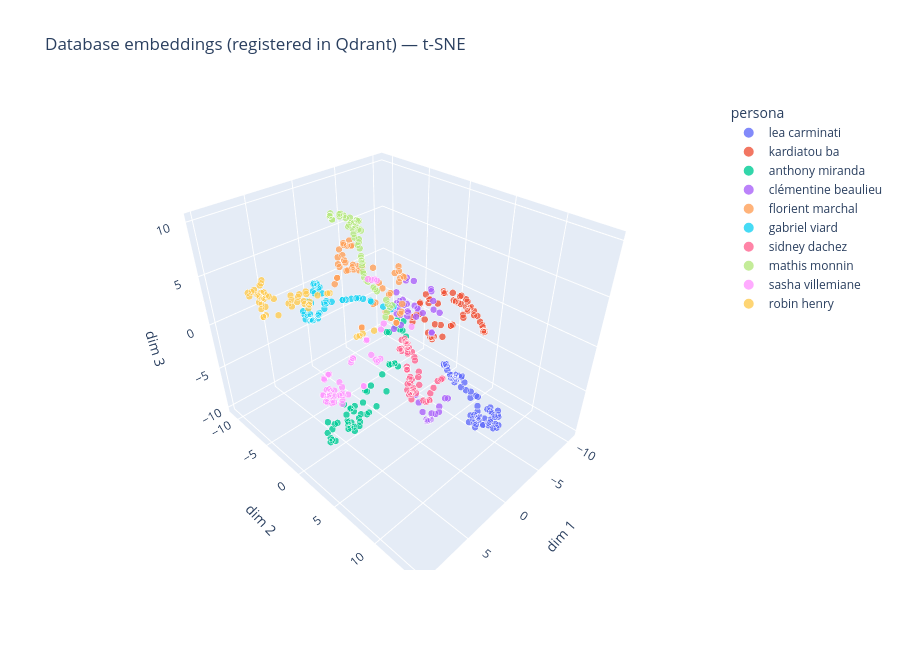

The code cell stored with this chart in its notebook:
### Markdown cell above
## Databse embedding visualisations

Before evaluatin, we inspect the reference embedding stored in Qdrant. The vectors (10 identities) are projected from 512D to 3D with t-SNE (cosine metric, matching the search space). Compact, well-separated clusters per identity indicate that the enrolement embeddings are discriminative.

### Code cell
X_db, y_db = fetch_db_vectors(client, COLLECTION)
print(f"Database : {len(X_db)} vectors, {len(set(y_db))} identities")

# t-SNE with cosine metric, consistent with the ArcFace search space.
# (PCA would also be defensible on such a small set, but t-SNE makes the
# per-identity clusters far easier to inspect visually.)

_ = plot_embeddings_3d(X_db, y_db, method="tsne",
                       title="Database embeddings (registered in Qdrant) t-SNE")

### Figure 1 — Plotly figure (JSON) as saved in the notebook; plotly's stock layout.template omitted (floating-point values rounded to 4 significant figures)
{"data": [{"hovertemplate": "<b>%{hovertext}</b><br><br>persona=lea carminati<br>dim 1=%{x}<br>dim 2=%{y}<br>dim 3=%{z}<extra></extra>", "hovertext": ["lea carminati", "lea carminati", "lea carminati", "lea carminati", "lea carminati", "lea carminati", "lea carminati", "lea carminati", "lea carminati", "lea carminati", "lea carminati", "lea carminati", "lea carminati", "lea carminati", "lea carminati", "lea carminati", "lea carminati", "lea carminati", "lea carminati", "lea carminati", "lea carminati", "lea carminati", "lea carminati", "lea carminati", "lea carminati", "lea carminati", "lea carminati", "lea carminati", "lea carminati", "lea carminati", "lea carminati", "lea carminati", "lea carminati", "lea carminati", "lea carminati", "lea carminati", "lea carminati", "lea carminati", "lea carminati", "lea carminati", "lea carminati", "lea carminati", "lea carminati", "lea carminati", "lea carminati", "lea carminati", "lea carminati", "lea carminati", "lea carminati", "lea carminati", "lea carminati", "lea carminati", "lea carminati", "lea carminati", "lea carminati", "lea carminati", "lea carminati", "lea carminati", "lea carminati"], "legendgroup": "lea carminati", "marker": {"color": "#636efa", "line": {"color": "white", "width": 0.5}, "opacity": 0.8, "size": 4, "symbol": "circle"}, "mode": "markers", "name": "lea carminati", "scene": "scene", "showlegend": true, "type": "scatter3d", "x": [2.471, 0.5245, 2.317, 0.7824, -0.1462, 0.5194, 1.562, 2.955, 2.426, 0.08551, 2.717, 1.142, 0.2366, 1.396, 1.013, 1.459, -0.2513, 0.4182, -0.07453, 0.1725, 1.542, 1.25, 3.443, 2.737, 1.063, 2.858, 2.858, 2.19, 2.517, 2.332, 2.03, 3.077, 1.948, 2.387, -0.2839, -0.2403, 3.521, 3.313, -0.1853, 0.6586, 0.5751, 0.004498, 3.002, 1.204, 1.696, 0.919, -0.1074, 0.2433, -0.2058, -0.1379, 0.09154, 3.492, 1.294, 2.156, 2.6, 2.874, 2.716, 3.542, 2.527], "y": [11.02, 12.74, 12.56, 11.71, 11.91, 12.73, 14.02, 10.95, 11.97, 13.14, 10.56, 8.419, 13.16, 14.04, 12.4, 13.25, 7.976, 7.673, 7.954, 12.35, 13.67, 8.542, 13.38, 11.75, 8.497, 10.79, 10.74, 14.13, 12.94, 13.73, 10.47, 13.39, 10.1, 12.46, 8.252, 8.122, 13.17, 12.78, 9.109, 7.829, 11.48, 10.29, 12.95, 13.64, 13.82, 11.95, 7.973, 11.2, 12.11, 12.89, 7.778, 13.49, 13.23, 10.85, 11.45, 12.8, 13.63, 12.87, 13.43], "z": [2.367, -2.087, 1.298, -2.436, -1.951, -2.299, -1.321, 2.376, 1.504, -1.775, 2.306, 1.39, -1.452, -1.169, -2.534, -1.678, -1.077, 0.4702, -0.6278, -1.605, -0.2949, 1.526, -0.4134, 1.709, 1.164, 2.4, 1.951, -0.867, -0.3511, -0.4919, 1.916, 0.4043, 1.739, 1.388, -1.132, -1.054, 0.3573, 0.272, -1.359, 0.7977, -2.009, -1.654, -0.5678, -1.446, -0.2762, -2.408, -0.6736, -1.809, -1.671, -1.473, -0.1553, -0.01411, -0.4536, 2.156, 2.188, 0.03254, 0.1194, -0.1861, -0.7512]}, {"hovertemplate": "<b>%{hovertext}</b><br><br>persona=kardiatou ba<br>dim 1=%{x}<br>dim 2=%{y}<br>dim 3=%{z}<extra></extra>", "hovertext": ["kardiatou ba", "kardiatou ba", "kardiatou ba", "kardiatou ba", "kardiatou ba", "kardiatou ba", "kardiatou ba", "kardiatou ba", "kardiatou ba", "kardiatou ba", "kardiatou ba", "kardiatou ba", "kardiatou ba", "kardiatou ba", "kardiatou ba", "kardiatou ba", "kardiatou ba", "kardiatou ba", "kardiatou ba", "kardiatou ba", "kardiatou ba", "kardiatou ba", "kardiatou ba", "kardiatou ba", "kardiatou ba", "kardiatou ba", "kardiatou ba", "kardiatou ba", "kardiatou ba", "kardiatou ba", "kardiatou ba", "kardiatou ba", "kardiatou ba", "kardiatou ba", "kardiatou ba", "kardiatou ba", "kardiatou ba", "kardiatou ba", "kardiatou ba", "kardiatou ba", "kardiatou ba", "kardiatou ba", "kardiatou ba", "kardiatou ba", "kardiatou ba", "kardiatou ba", "kardiatou ba", "kardiatou ba", "kardiatou ba", "kardiatou ba", "kardiatou ba", "kardiatou ba", "kardiatou ba", "kardiatou ba", "kardiatou ba", "kardiatou ba", "kardiatou ba", "kardiatou ba", "kardiatou ba", "kardiatou ba"], "legendgroup": "kardiatou ba", "marker": {"color": "#EF553B", "line": {"color": "white", "width": 0.5}, "opacity": 0.8, "size": 4, "symbol": "circle"}, "mode": "markers", "name": "kardiatou ba", "scene": "scene", "showlegend": true, "type": "scatter3d", "x": [-4.821, -6.2, -9.709, -9.803, -9.485, -5.601, -3.923, -8.767, -8.925, -9.809, -9.044, -4.504, -9.834, -10.56, -8.693, -7.668, -8.822, -9.045, -10.55, -4.289, -9.047, -5.078, -2.458, -4.025, -8.736, -3.569, -3.195, -8.848, -5.313, -10.6, -9.626, -10.55, -9.311, -9.116, -2.908, -9.882, -10.52, -7.456, -3.05, -3.886, -10.55, -8.615, -9.04, -4.144, -10.39, -7.484, -9.008, -4.964, -10.06, -8.417, -6.071, -2.948, -9.284, -2.934, -5.148, -9.536, -6.569, -10.05, -2.936, -9.561], "y": [-0.281, -0.05812, 1.723, 2.016, 4.078, 1.612, 0.9273, -0.1968, 4.769, 1.897, 4.765, -0.2958, 2.313, -0.2525, 1.887, 1.852, -0.3621, 4.592, -0.1702, -0.2588, 4.557, 1.053, 1.401, 3.675, -0.3497, 1.183, 3.35, -0.4084, 0.2972, -0.4984, 1.977, 0.1613, 1.807, 2.013, 2.909, 3.122, 1.169, 1.82, 3.209, 0.9175, 0.4855, 0.8848, 1.49, -0.3404, 2.295, 1.822, 4.745, 1.09, 2.024, -0.1117, 0.9681, 3.16, 4.325, 3.352, 0.5004, 2.103, 1.276, 2.617, 3.387, 3.742], "z": [-0.7344, 0.03402, -0.295, -1.517, -2.127, 0.9752, 1.51, -0.01486, -2.127, -1.416, -2.342, -0.77, -0.999, -1.753, 0.624, -2.28, -0.1074, -2.385, -1.765, -0.783, -2.398, 1.413, 0.3604, -0.9699, -0.03572, 0.5732, -0.6976, -0.1618, -1.277, -1.785, -0.4128, -1.737, -1.903, -2.049, -0.3482, -1.675, -1.762, -2.344, -0.7296, 1.415, -1.77, 0.5446, 0.2337, -0.7514, -1.717, -2.314, -2.399, 1.526, -1.341, 0.3788, -1.876, -0.7096, -2.147, -0.6503, 1.687, -1.405, -2.051, -1.901, -0.8161, -1.924]}, {"hovertemplate": "<b>%{hovertext}</b><br><br>persona=anthony miranda<br>dim 1=%{x}<br>dim 2=%{y}<br>dim 3=%{z}<extra></extra>", "hovertext": ["anthony miranda", "anthony miranda", "anthony miranda", "anthony miranda", "anthony miranda", "anthony miranda", "anthony miranda", "anthony miranda", "anthony miranda", "anthony miranda", "anthony miranda", "anthony miranda", "anthony miranda", "anthony miranda", "anthony miranda", "anthony miranda", "anthony miranda", "anthony miranda", "anthony miranda", "anthony miranda", "anthony miranda", "anthony miranda", "anthony miranda", "anthony miranda", "anthony miranda", "anthony miranda", "anthony miranda", "anthony miranda", "anthony miranda", "anthony miranda", "anthony miranda", "anthony miranda", "anthony miranda", "anthony miranda", "anthony miranda", "anthony miranda", "anthony miranda", "anthony miranda", "anthony miranda", "anthony miranda", "anthony miranda", "anthony miranda", "anthony miranda", "anthony miranda", "anthony miranda", "anthony miranda", "anthony miranda", "anthony miranda", "anthony miranda", "anthony miranda"], "legendgroup": "anthony miranda", "marker": {"color": "#00cc96", "line": {"color": "white", "width": 0.5}, "opacity": 0.8, "size": 4, "symbol": "circle"}, "mode": "markers", "name": "anthony miranda", "scene": "scene", "showlegend": true, "type": "scatter3d", "x": [3.07, 8.397, 7.275, 6.695, 7.771, 0.2029, 3.97, 4.886, 0.03229, 9.728, 6.64, 7.109, 7.742, 5.346, 9.131, 0.1319, 9.846, 9.921, 8.165, 7.473, 6.091, 2.348, 3.038, 8.295, 0.5841, 2.747, 5.829, 7.979, 7.614, 9.643, 7.816, 3.637, 5.872, 5.862, 7.419, 8.645, 7.272, 2.029, 8.465, 8.11, 9.578, -0.7129, 0.09159, 0.7886, -0.5467, 8.298, 7.692, 2.385, 9.716, 9.518], "y": [4.069, 4.802, 5.133, 3.691, 5.456, 3.168, 4.14, 4.347, 2.561, 3.864, 4.698, 4.047, 4.763, 4.251, 4.092, 2.368, 4.37, 4.415, 4.572, 4.09, 4.471, 3.962, 4.071, 5.132, 1.476, 4.019, 4.439, 4.328, 3.476, 4.303, 3.976, 4.265, 4.151, 4.338, 5.05, 3.803, 4.972, 4.016, 5.194, 5.255, 4.317, 1.943, 1.767, 1.421, 1.355, 4.734, 4.41, 3.955, 4.799, 3.734], "z": [0.04402, -2.245, -2.066, -2.5, -2.775, 0.9256, -0.4828, -3.268, 1.179, -3.287, -1.506, -2.566, -3.352, -0.7922, -2.586, 1.235, -3.409, -3.769, -2.702, -2.027, -3.284, -0.3619, -0.04892, -2.273, 0.7419, -0.1498, -3.282, -3.271, -1.869, -3.829, -2.528, -2.434, -1.044, -1.047, -2.427, -2.973, -2.983, -0.7991, -2.674, -3.216, -2.662, 1.476, 1.254, 0.8125, 1.361, -3.244, -1.605, -0.3115, -3.497, -2.345]}, {"hovertemplate": "<b>%{hovertext}</b><br><br>persona=clémentine beaulieu<br>dim 1=%{x}<br>dim 2=%{y}<br>dim 3=%{z}<extra></extra>", "hovertext": ["clémentine beaulieu", "clémentine beaulieu", "clémentine beaulieu", "clémentine beaulieu", "clémentine beaulieu", "clémentine beaulieu", "clémentine beaulieu", "clémentine beaulieu", "clémentine beaulieu", "clémentine beaulieu", "clémentine beaulieu", "clémentine beaulieu", "clémentine beaulieu", "clémentine beaulieu", "clémentine beaulieu", "clémentine beaulieu", "clémentine beaulieu", "clémentine beaulieu", "clémentine beaulieu", "clémentine beaulieu", "clémentine beaulieu", "clémentine beaulieu", "clémentine beaulieu", "clémentine beaulieu", "clémentine beaulieu", "clémentine beaulieu", "clémentine beaulieu", "clémentine beaulieu", "clémentine beaulieu", "clémentine beaulieu", "clémentine beaulieu", "clémentine beaulieu", "clémentine beaulieu", "clémentine beaulieu", "clémentine beaulieu", "clémentine beaulieu", "clémentine beaulieu", "clémentine beaulieu", "clémentine beaulieu", "clémentine beaulieu", "clémentine beaulieu", "clémentine beaulieu", "clémentine beaulieu", "clémentine beaulieu", "clémentine beaulieu", "clémentine beaulieu", "clémentine beaulieu", "clémentine beaulieu"], "legendgroup": "clémentine beaulieu", "marker": {"color": "#ab63fa", "line": {"color": "white", "width": 0.5}, "opacity": 0.8, "size": 4, "symbol": "circle"}, "mode": "markers", "name": "clémentine beaulieu", "scene": "scene", "showlegend": true, "type": "scatter3d", "x": [1.201, -1.518, 0.8312, -0.2024, -2.901, -1.364, -3.292, -1.4, -2.038, -1.408, -0.7264, 0.4196, 1.102, 0.5028, -1.915, 0.5686, -1.641, -1.756, -3.062, -1.539, -1.578, 0.9303, 0.518, 0.4155, -2.097, -1.475, -1.71, -2.66, -0.594, 0.02171, -1.984, -1.645, -1.715, 0.7453, -2.571, -1.179, -1.322, 1.183, -1.29, -3.504, -1.689, -3.211, 1.122, -2.396, -3.227, -1.703, 1.144, 1.168], "y": [6.794, 0.3138, 7.403, 7.501, 3.367, 4.683, 2.713, 4.643, 2.292, 3.535, 7.385, 7.419, 6.942, 4.6, 1.251, 4.785, 0.5563, 0.8258, -0.07708, 2.665, 2.432, 5.989, 4.633, 6.596, 0.9867, 0.3232, 1.556, 4.356, 0.9006, 7.101, 0.04804, 1.089, 0.4528, 5.334, 3.737, 1.174, 3.072, 6.687, 1.007, 0.4786, 1.511, 2.847, 6.822, -0.5222, -0.122, -0.2812, 6.809, 7.142], "z": [-5.812, 1.145, -4.796, -3.596, 3.224, 1.276, 3.968, 1.32, 2.37, 2.746, -4.006, -4.193, -5.692, -4.238, 1.124, -4.391, 2.534, 2.724, 3.788, 1.907, 2.898, -5.439, -4.272, -5.546, 2.234, 3.396, 1.766, 2.574, 0.2374, -5.288, 1.518, 2.357, 2.148, -4.857, 2.649, 0.4967, 3.002, -5.715, 1.439, 3.775, 1.864, 3.84, -5.821, 1.506, 3.974, 1.334, -5.722, -5.418]}, {"hovertemplate": "<b>%{hovertext}</b><br><br>persona=florient marchal<br>dim 1=%{x}<br>dim 2=%{y}<br>dim 3=%{z}<extra></extra>", "hovertext": ["florient marchal", "florient marchal", "florient marchal", "florient marchal", "florient marchal", "florient marchal", "florient marchal", "florient marchal", "florient marchal", "florient marchal", "florient marchal", "florient marchal", "florient marchal", "florient marchal", "florient marchal", "florient marchal", "florient marchal", "florient marchal", "florient marchal", "florient marchal", "florient marchal", "florient marchal", "florient marchal", "florient marchal", "florient marchal", "florient marchal", "florient marchal", "florient marchal", "florient marchal", "florient marchal", "florient marchal", "florient marchal", "florient marchal", "florient marchal", "florient marchal", "florient marchal", "florient marchal", "florient marchal", "florient marchal", "florient marchal", "florient marchal", "florient marchal", "florient marchal", "florient marchal", "florient marchal", "florient marchal", "florient marchal", "florient marchal", "florient marchal", "florient marchal"], "legendgroup": "florient marchal", "marker": {"color": "#FFA15A", "line": {"color": "white", "width": 0.5}, "opacity": 0.8, "size": 4, "symbol": "circle"}, "mode": "markers", "name": "florient marchal", "scene": "scene", "showlegend": true, "type": "scatter3d", "x": [4.977, 2.584, 3.584, 1.877, 4.607, 3.054, 4.132, 4.489, 1.854, 1.195, 3.22, 4.075, 4.606, 3.909, 4.962, 4.099, 4.826, 3.728, 5.097, 3.727, 0.3323, -0.7885, -0.1738, 4.648, 4.187, 1.297, 3.843, 4.48, 4.419, 1.299, -0.3506, -0.7922, 3.707, 1.138, 2.759, -0.7275, 0.7506, 0.1768, 1.622, 4.894, 1.68, 0.02307, 0.4318, -0.6808, -0.4018, -0.6906, 3.6, 1.885, 3.096, 1.159], "y": [0.3651, 1.334, 1.286, 3.691, 1.3, 0.8001, 1.326, -0.01526, 3.642, 2.36, 0.954, 1.319, 0.293, -0.1493, 0.6101, 0.7137, 1.373, 0.7389, 0.1851, 0.7199, 1.442, 1.919, 1.924, 0.9604, 0.4058, 2.441, -0.007959, 0.8744, 0.1438, 0.3426, 1.757, 1.705, 0.7894, 0.4424, 0.8522, 1.682, 1.272, 1.799, 1.446, 0.2909, 0.8588, 2.077, 1.372, 1.585, 1.834, 1.92, 0.3974, 3.694, 0.7901, 1.366], "z": [7.441, 6.713, 8.284, 3.39, 8.321, 2.093, 8.601, 8.283, 3.37, 2.935, 7.629, 8.179, 8.21, 8.794, 9.278, 9.97, 8.379, 8.022, 6.854, 9.816, 4.565, 5.806, 6.63, 9.039, 10.1, 2.973, 9.686, 8.764, 9.568, 3.43, 5.472, 3.115, 9.875, 3.535, 7.837, 2.337, 2.83, 6.533, 6.083, 7.36, 7.235, 7.191, 4.422, 2.123, 5.837, 5.933, 10.11, 3.381, 2.125, 5.326]}, {"hovertemplate": "<b>%{hovertext}</b><br><br>persona=gabriel viard<br>dim 1=%{x}<br>dim 2=%{y}<br>dim 3=%{z}<extra></extra>", "hovertext": ["gabriel viard", "gabriel viard", "gabriel viard", "gabriel viard", "gabriel viard", "gabriel viard", "gabriel viard", "gabriel viard", "gabriel viard", "gabriel viard", "gabriel viard", "gabriel viard", "gabriel viard", "gabriel viard", "gabriel viard", "gabriel viard", "gabriel viard", "gabriel viard", "gabriel viard", "gabriel viard", "gabriel viard", "gabriel viard", "gabriel viard", "gabriel viard", "gabriel viard", "gabriel viard", "gabriel viard", "gabriel viard", "gabriel viard", "gabriel viard", "gabriel viard", "gabriel viard", "gabriel viard", "gabriel viard", "gabriel viard", "gabriel viard", "gabriel viard", "gabriel viard", "gabriel viard", "gabriel viard", "gabriel viard", "gabriel viard", "gabriel viard", "gabriel viard", "gabriel viard", "gabriel viard", "gabriel viard", "gabriel viard", "gabriel viard", "gabriel viard"], "legendgroup": "gabriel viard", "marker": {"color": "#19d3f3", "line": {"color": "white", "width": 0.5}, "opacity": 0.8, "size": 4, "symbol": "circle"}, "mode": "markers", "name": "gabriel viard", "scene": "scene", "showlegend": true, "type": "scatter3d", "x": [1.504, -0.4509, -0.1425, 0.1984, 1.093, 0.2397, 0.03123, 0.7395, 1.284, 1.234, -0.5774, -0.3283, -1.038, 0.8047, 0.5213, 0.7718, -0.8657, -0.336, 0.5024, 0.3959, 0.8437, 1.33, -0.3713, 0.05134, -0.9807, 0.01635, 0.8171, 0.7734, 0.7008, -0.4707, 0.8534, -0.2153, -0.3159, 1.176, 0.7436, 0.3144, 0.1564, -0.6453, 1.655, 0.5381, -0.632, -1.013, -0.7439, -0.4053, -0.8126, -0.7964, -0.7738, -0.3125, -0.5163, -0.4334], "y": [-8.572, -1.954, -5.068, -9.338, -10.36, -9.161, -9.439, -6.967, -9.971, -9.046, -10.63, -3.746, -10.0, -7.158, -6.418, -7.338, 0.04606, -3.419, -10.56, -10.48, -9.356, -10.19, -2.869, -5.34, -10.24, -5.351, -8.186, -9.466, -9.924, -10.45, -7.219, -4.35, -3.778, -9.66, -6.928, -9.037, -10.35, -10.69, -8.744, -10.17, -9.949, -10.61, 0.6959, -1.819, 0.6718, -10.8, -10.35, -10.48, 0.6004, -0.2782], "z": [-2.33, 1.976, 0.8617, -3.076, -2.667, -2.471, -2.839, 0.2614, -2.989, -2.539, 0.05873, 1.514, -0.9186, -0.175, 0.3358, -0.764, 2.034, 1.669, -2.496, -1.484, -3.07, -2.091, 1.816, 0.8163, -0.2701, 0.7812, -1.616, -3.111, -3.376, -0.8617, -0.02283, 1.244, 1.523, -2.443, 0.07708, -2.471, -1.718, 0.1067, -2.379, -2.815, -0.1446, -0.1865, 2.405, 1.954, 2.4, -0.262, 0.1726, -0.5725, 2.209, 2.107]}, {"hovertemplate": "<b>%{hovertext}</b><br><br>persona=sidney dachez<br>dim 1=%{x}<br>dim 2=%{y}<br>dim 3=%{z}<extra></extra>", "hovertext": ["sidney dachez", "sidney dachez", "sidney dachez", "sidney dachez", "sidney dachez", "sidney dachez", "sidney dachez", "sidney dachez", "sidney dachez", "sidney dachez", "sidney dachez", "sidney dachez", "sidney dachez", "sidney dachez", "sidney dachez", "sidney dachez", "sidney dachez", "sidney dachez", "sidney dachez", "sidney dachez", "sidney dachez", "sidney dachez", "sidney dachez", "sidney dachez", "sidney dachez", "sidney dachez", "sidney dachez", "sidney dachez", "sidney dachez", "sidney dachez", "sidney dachez", "sidney dachez", "sidney dachez", "sidney dachez", "sidney dachez", "sidney dachez", "sidney dachez", "sidney dachez", "sidney dachez", "sidney dachez", "sidney dachez", "sidney dachez", "sidney dachez", "sidney dachez", "sidney dachez", "sidney dachez", "sidney dachez", "sidney dachez", "sidney dachez", "sidney dachez"], "legendgroup": "sidney dachez", "marker": {"color": "#FF6692", "line": {"color": "white", "width": 0.5}, "opacity": 0.8, "size": 4, "symbol": "circle"}, "mode": "markers", "name": "sidney dachez", "scene": "scene", "showlegend": true, "type": "scatter3d", "x": [-4.89, -3.546, -0.3916, -3.957, -3.904, -4.243, -3.008, -4.035, -2.013, -3.36, -3.773, -0.2786, -4.579, -4.029, -1.644, -4.238, -3.682, -3.705, -3.838, -4.261, -4.224, -2.341, -3.093, -2.619, -3.076, -3.878, -3.645, -4.373, -1.654, -0.1155, -3.827, -3.765, -3.773, -4.506, -0.4123, -4.267, -4.45, -4.543, -5.077, -4.37, -3.794, -2.862, -1.115, -3.055, -3.008, -5.024, -1.547, -3.979, -4.098, -0.5861], "y": [2.69, 0.5656, 1.833, -1.039, -0.7073, 2.337, 0.3167, 1.991, 1.549, 1.193, -0.632, 1.905, 2.439, -0.5442, 1.531, 0.8128, 0.05956, -0.3809, -0.5303, 0.6135, 2.006, 1.214, 1.04, 1.273, 0.3017, -0.7842, 0.5451, -0.4232, 1.527, 3.025, 1.807, 0.1814, -0.7703, -0.1031, 1.976, 2.28, 0.5118, -0.2256, 3.079, 2.095, -0.5458, 1.46, 1.361, 0.6545, 0.888, 2.977, 1.714, -0.6324, -0.3336, 1.851], "z": [-7.277, -9.195, -1.416, -3.55, -4.02, -8.697, -8.732, -9.945, -5.988, -8.848, -3.766, -1.312, -8.147, -4.383, -4.615, -8.519, -8.398, -6.949, -3.803, -7.614, -9.989, -8.371, -8.29, -9.162, -8.018, -3.683, -8.752, -5.074, -4.663, -0.6624, -9.75, -7.941, -3.627, -6.026, -1.303, -9.714, -7.091, -5.703, -6.868, -9.85, -6.689, -8.071, -1.011, -8.905, -8.996, -6.993, -2.586, -4.982, -8.073, -1.714]}, {"hovertemplate": "<b>%{hovertext}</b><br><br>persona=mathis monnin<br>dim 1=%{x}<br>dim 2=%{y}<br>dim 3=%{z}<extra></extra>", "hovertext": ["mathis monnin", "mathis monnin", "mathis monnin", "mathis monnin", "mathis monnin", "mathis monnin", "mathis monnin", "mathis monnin", "mathis monnin", "mathis monnin", "mathis monnin", "mathis monnin", "mathis monnin", "mathis monnin", "mathis monnin", "mathis monnin", "mathis monnin", "mathis monnin", "mathis monnin", "mathis monnin", "mathis monnin", "mathis monnin", "mathis monnin", "mathis monnin", "mathis monnin", "mathis monnin", "mathis monnin", "mathis monnin", "mathis monnin", "mathis monnin", "mathis monnin", "mathis monnin", "mathis monnin", "mathis monnin", "mathis monnin", "mathis monnin", "mathis monnin", "mathis monnin", "mathis monnin", "mathis monnin", "mathis monnin", "mathis monnin", "mathis monnin", "mathis monnin", "mathis monnin", "mathis monnin", "mathis monnin", "mathis monnin", "mathis monnin", "mathis monnin"], "legendgroup": "mathis monnin", "marker": {"color": "#B6E880", "line": {"color": "white", "width": 0.5}, "opacity": 0.8, "size": 4, "symbol": "circle"}, "mode": "markers", "name": "mathis monnin", "scene": "scene", "showlegend": true, "type": "scatter3d", "x": [-5.091, -3.398, -3.569, -3.666, -2.522, -2.862, -4.449, -2.116, -4.799, -3.664, -5.486, -1.912, -4.666, -4.558, -3.531, -3.873, -4.461, -2.089, -2.196, -5.363, -4.173, -4.361, -3.849, -3.369, -5.013, -5.447, -5.248, -4.654, -3.238, -5.369, -5.653, -4.748, -5.53, -5.519, -4.571, -5.675, -3.463, -2.004, -4.065, -3.65, -4.809, -2.042, -4.524, -5.23, -3.424, -4.969, -3.593, -5.194, -3.626, -3.628], "y": [-8.797, -2.188, -4.469, -6.39, -2.22, -2.37, -7.603, -8.833, -9.625, -9.485, -9.061, -8.938, -7.874, -9.799, -3.141, -6.798, -7.587, -8.812, -9.143, -8.813, -7.232, -7.395, -6.654, -2.744, -9.167, -9.625, -8.597, -8.986, -2.333, -8.954, -9.441, -9.381, -8.725, -9.14, -7.808, -9.34, -9.41, -8.979, -9.511, -5.837, -8.656, -8.999, -9.465, -9.841, -9.311, -8.384, -4.752, -9.487, -5.996, -4.999], "z": [3.509, 0.07537, 0.6002, 1.352, -0.8537, -0.5786, 2.474, 7.155, 5.511, 7.065, 3.916, 7.507, 2.753, 6.239, 0.2063, 1.678, 2.417, 7.14, 7.642, 6.009, 2.136, 2.268, 1.594, -0.04249, 4.207, 5.545, 5.211, 5.373, -0.1621, 3.657, 5.796, 6.349, 4.944, 5.833, 2.646, 4.778, 7.092, 7.516, 6.744, 1.062, 5.718, 7.516, 5.471, 5.522, 6.908, 3.323, 0.6927, 4.451, 1.123, 0.7727]}, {"hovertemplate": "<b>%{hovertext}</b><br><br>persona=sasha villemiane<br>dim 1=%{x}<br>dim 2=%{y}<br>dim 3=%{z}<extra></extra>", "hovertext": ["sasha villemiane", "sasha villemiane", "sasha villemiane", "sasha villemiane", "sasha villemiane", "sasha villemiane", "sasha villemiane", "sasha villemiane", "sasha villemiane", "sasha villemiane", "sasha villemiane", "sasha villemiane", "sasha villemiane", "sasha villemiane", "sasha villemiane", "sasha villemiane", "sasha villemiane", "sasha villemiane", "sasha villemiane", "sasha villemiane", "sasha villemiane", "sasha villemiane", "sasha villemiane", "sasha villemiane", "sasha villemiane", "sasha villemiane", "sasha villemiane", "sasha villemiane", "sasha villemiane", "sasha villemiane", "sasha villemiane", "sasha villemiane", "sasha villemiane", "sasha villemiane", "sasha villemiane", "sasha villemiane", "sasha villemiane", "sasha villemiane", "sasha villemiane", "sasha villemiane", "sasha villemiane", "sasha villemiane", "sasha villemiane", "sasha villemiane", "sasha villemiane", "sasha villemiane", "sasha villemiane", "sasha villemiane", "sasha villemiane", "sasha villemiane"], "legendgroup": "sasha villemiane", "marker": {"color": "#FF97FF", "line": {"color": "white", "width": 0.5}, "opacity": 0.8, "size": 4, "symbol": "circle"}, "mode": "markers", "name": "sasha villemiane", "scene": "scene", "showlegend": true, "type": "scatter3d", "x": [1.061, 3.055, 3.932, 3.119, -1.083, -1.041, 3.557, 0.9872, 2.21, 2.286, 3.626, 1.067, 1.158, 2.689, 3.172, 2.87, 3.279, 0.8191, 3.869, 2.995, 1.192, 1.152, 3.618, -0.7991, 3.376, 3.576, -0.5725, 3.562, 3.482, 1.063, -0.5093, 0.9133, 2.53, 3.88, -2.748, -0.9333, 2.216, -0.5967, 2.543, 0.8349, 2.105, 3.488, 2.261, -0.6432, 3.447, -0.819, 3.751, 0.8301, 3.0, 2.836], "y": [-3.386, -4.222, -3.939, -4.844, -1.751, -1.981, -3.949, -3.403, -3.969, -3.557, -4.523, 0.5608, -1.504, -4.324, -4.204, -4.876, -4.735, -3.374, -3.972, -2.742, -1.547, 0.481, -4.877, -0.6442, -3.899, -4.533, -2.904, -3.295, -4.046, 0.1896, -0.7099, 0.6494, -3.27, -4.584, 1.018, -2.254, -3.587, -2.883, -4.502, -0.6511, -3.733, -3.982, -2.664, -2.85, -3.869, -2.618, -4.361, -3.338, -3.139, -3.275], "z": [-4.989, -9.193, -8.228, -8.911, 3.889, 3.924, -7.915, -4.811, -7.183, -8.33, -6.21, -2.611, -6.812, -8.877, -7.894, -8.245, -8.002, -4.61, -8.748, -8.752, -6.849, -2.737, -8.593, -0.05236, -9.141, -6.368, -2.987, -8.533, -5.502, -2.718, -0.5781, -2.448, -8.865, -8.192, -0.5361, 3.815, -8.644, -2.936, -8.38, -2.745, -7.732, -5.508, -7.942, -2.886, -5.413, 3.791, -8.985, -4.652, -7.923, -8.037]}, {"hovertemplate": "<b>%{hovertext}</b><br><br>persona=robin henry<br>dim 1=%{x}<br>dim 2=%{y}<br>dim 3=%{z}<extra></extra>", "hovertext": ["robin henry", "robin henry", "robin henry", "robin henry", "robin henry", "robin henry", "robin henry", "robin henry", "robin henry", "robin henry", "robin henry", "robin henry", "robin henry", "robin henry", "robin henry", "robin henry", "robin henry", "robin henry", "robin henry", "robin henry", "robin henry", "robin henry", "robin henry", "robin henry", "robin henry", "robin henry", "robin henry", "robin henry", "robin henry", "robin henry", "robin henry", "robin henry", "robin henry", "robin henry", "robin henry", "robin henry", "robin henry", "robin henry", "robin henry", "robin henry", "robin henry", "robin henry", "robin henry", "robin henry", "robin henry", "robin henry", "robin henry", "robin henry", "robin henry", "robin henry"], "legendgroup": "robin henry", "marker": {"color": "#FECB52", "line": {"color": "white", "width": 0.5}, "opacity": 0.8, "size": 4, "symbol": "circle"}, "mode": "markers", "name": "robin henry", "scene": "scene", "showlegend": true, "type": "scatter3d", "x": [2.393, 7.005, 3.788, 5.636, 2.42, 6.944, 6.056, 1.011, 2.249, 7.53, 3.279, 3.393, 3.785, 6.74, 7.088, 6.611, 6.475, 7.725, 2.99, 6.502, 2.874, 7.217, 4.22, 7.169, 3.207, 2.901, 6.621, 7.235, 4.074, 6.383, 5.752, 6.574, 1.875, 1.848, 1.818, 4.557, 3.121, 7.492, 1.713, 3.53, 6.537, 7.573, 7.004, 5.938, 4.687, 7.167, 6.216, 3.358, 5.334, 2.591], "y": [-0.424, -8.294, -7.074, -9.008, -5.949, -7.67, -9.504, 0.03154, -0.4803, -7.47, -6.207, -6.188, -7.318, -8.308, -9.313, -8.556, -8.363, -8.651, -6.928, -9.415, -7.044, -7.773, -7.535, -7.726, -6.972, -6.625, -9.656, -7.685, -7.837, -9.319, -9.265, -8.337, -0.5236, -5.255, -5.173, -7.561, -6.396, -9.256, -5.05, -6.608, -8.286, -7.066, -7.626, -9.249, -6.874, -7.927, -6.824, -7.468, -8.703, -0.4923], "z": [0.2789, 2.979, 2.006, 2.008, 2.064, 2.888, 2.351, 0.3959, 0.2343, 2.894, 1.366, 1.017, 1.352, 2.575, 2.971, 3.763, 4.303, 3.081, 2.292, 2.406, 1.939, 1.092, 1.694, 1.091, 1.038, 1.281, 2.842, 1.159, 1.948, 2.115, 2.079, 4.046, 0.2211, 2.303, 2.365, 1.42, 1.122, 3.076, 2.394, 1.634, 1.62, 2.895, 1.238, 2.469, 1.462, 1.841, 1.255, 1.928, 1.766, 0.2687]}], "layout": {"height": 650, "legend": {"itemsizing": "constant", "title": {"text": "persona"}, "tracegroupgap": 0}, "scene": {"domain": {"x": [0, 1], "y": [0, 1]}, "xaxis": {"title": {"text": "dim 1"}}, "yaxis": {"title": {"text": "dim 2"}}, "zaxis": {"title": {"text": "dim 3"}}}, "title": {"text": "Database embeddings (registered in Qdrant) — t-SNE"}}}
